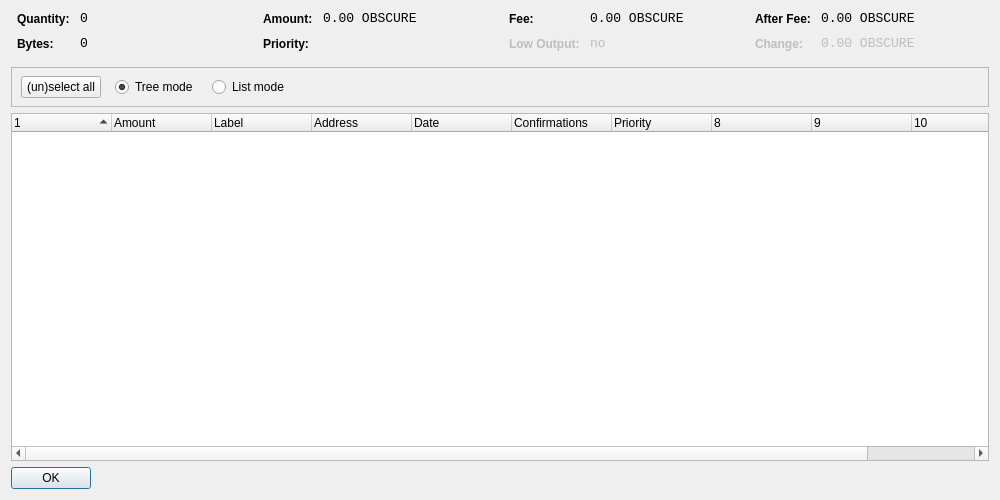
<?xml version="1.0" encoding="UTF-8"?>
<ui version="4.0">
 <class>CoinControlDialog</class>
 <widget class="QDialog" name="CoinControlDialog">
  <property name="geometry">
   <rect>
    <x>0</x>
    <y>0</y>
    <width>1000</width>
    <height>500</height>
   </rect>
  </property>
  <property name="windowTitle">
   <string>Coin Control</string>
  </property>
  <layout class="QVBoxLayout" name="verticalLayout">
   <item>
    <layout class="QHBoxLayout" name="horizontalLayoutTop" stretch="0,0,0,0">
     <property name="topMargin">
      <number>0</number>
     </property>
     <property name="bottomMargin">
      <number>10</number>
     </property>
     <item>
      <layout class="QFormLayout" name="formLayoutCoinControl1">
       <property name="horizontalSpacing">
        <number>10</number>
       </property>
       <property name="verticalSpacing">
        <number>10</number>
       </property>
       <property name="leftMargin">
        <number>6</number>
       </property>
       <property name="rightMargin">
        <number>6</number>
       </property>
       <item row="0" column="0">
        <widget class="QLabel" name="labelCoinControlQuantityText">
         <property name="styleSheet">
          <string notr="true">font-weight:bold;</string>
         </property>
         <property name="text">
          <string>Quantity:</string>
         </property>
        </widget>
       </item>
       <item row="0" column="1">
        <widget class="QLabel" name="labelCoinControlQuantity">
         <property name="font">
          <font>
           <family>Monospace</family>
           <pointsize>10</pointsize>
          </font>
         </property>
         <property name="cursor">
          <cursorShape>IBeamCursor</cursorShape>
         </property>
         <property name="contextMenuPolicy">
          <enum>Qt::ActionsContextMenu</enum>
         </property>
         <property name="text">
          <string notr="true">0</string>
         </property>
         <property name="textInteractionFlags">
          <set>Qt::LinksAccessibleByMouse|Qt::TextSelectableByKeyboard|Qt::TextSelectableByMouse</set>
         </property>
        </widget>
       </item>
       <item row="1" column="0">
        <widget class="QLabel" name="labelCoinControlBytesText">
         <property name="styleSheet">
          <string notr="true">font-weight:bold;</string>
         </property>
         <property name="text">
          <string>Bytes:</string>
         </property>
        </widget>
       </item>
       <item row="1" column="1">
        <widget class="QLabel" name="labelCoinControlBytes">
         <property name="font">
          <font>
           <family>Monospace</family>
           <pointsize>10</pointsize>
          </font>
         </property>
         <property name="cursor">
          <cursorShape>IBeamCursor</cursorShape>
         </property>
         <property name="contextMenuPolicy">
          <enum>Qt::ActionsContextMenu</enum>
         </property>
         <property name="text">
          <string notr="true">0</string>
         </property>
         <property name="textInteractionFlags">
          <set>Qt::LinksAccessibleByMouse|Qt::TextSelectableByKeyboard|Qt::TextSelectableByMouse</set>
         </property>
        </widget>
       </item>
      </layout>
     </item>
     <item>
      <layout class="QFormLayout" name="formLayoutCoinControl2">
       <property name="horizontalSpacing">
        <number>10</number>
       </property>
       <property name="verticalSpacing">
        <number>10</number>
       </property>
       <property name="leftMargin">
        <number>6</number>
       </property>
       <property name="rightMargin">
        <number>6</number>
       </property>
       <item row="0" column="0">
        <widget class="QLabel" name="labelCoinControlAmountText">
         <property name="styleSheet">
          <string notr="true">font-weight:bold;</string>
         </property>
         <property name="text">
          <string>Amount:</string>
         </property>
        </widget>
       </item>
       <item row="0" column="1">
        <widget class="QLabel" name="labelCoinControlAmount">
         <property name="font">
          <font>
           <family>Monospace</family>
           <pointsize>10</pointsize>
          </font>
         </property>
         <property name="cursor">
          <cursorShape>IBeamCursor</cursorShape>
         </property>
         <property name="contextMenuPolicy">
          <enum>Qt::ActionsContextMenu</enum>
         </property>
         <property name="text">
          <string notr="true">0.00 OBSCURE</string>
         </property>
         <property name="textInteractionFlags">
          <set>Qt::LinksAccessibleByMouse|Qt::TextSelectableByKeyboard|Qt::TextSelectableByMouse</set>
         </property>
        </widget>
       </item>
       <item row="1" column="0">
        <widget class="QLabel" name="labelCoinControlPriorityText">
         <property name="styleSheet">
          <string notr="true">font-weight:bold;</string>
         </property>
         <property name="text">
          <string>Priority:</string>
         </property>
        </widget>
       </item>
       <item row="1" column="1">
        <widget class="QLabel" name="labelCoinControlPriority">
         <property name="font">
          <font>
           <family>Monospace</family>
           <pointsize>10</pointsize>
          </font>
         </property>
         <property name="cursor">
          <cursorShape>IBeamCursor</cursorShape>
         </property>
         <property name="contextMenuPolicy">
          <enum>Qt::ActionsContextMenu</enum>
         </property>
         <property name="text">
          <string/>
         </property>
         <property name="textInteractionFlags">
          <set>Qt::LinksAccessibleByMouse|Qt::TextSelectableByKeyboard|Qt::TextSelectableByMouse</set>
         </property>
        </widget>
       </item>
      </layout>
     </item>
     <item>
      <layout class="QFormLayout" name="formLayoutCoinControl3">
       <property name="horizontalSpacing">
        <number>10</number>
       </property>
       <property name="verticalSpacing">
        <number>10</number>
       </property>
       <property name="leftMargin">
        <number>6</number>
       </property>
       <property name="rightMargin">
        <number>6</number>
       </property>
       <item row="0" column="0">
        <widget class="QLabel" name="labelCoinControlFeeText">
         <property name="styleSheet">
          <string notr="true">font-weight:bold;</string>
         </property>
         <property name="text">
          <string>Fee:</string>
         </property>
        </widget>
       </item>
       <item row="0" column="1">
        <widget class="QLabel" name="labelCoinControlFee">
         <property name="font">
          <font>
           <family>Monospace</family>
           <pointsize>10</pointsize>
          </font>
         </property>
         <property name="cursor">
          <cursorShape>IBeamCursor</cursorShape>
         </property>
         <property name="contextMenuPolicy">
          <enum>Qt::ActionsContextMenu</enum>
         </property>
         <property name="text">
          <string notr="true">0.00 OBSCURE</string>
         </property>
         <property name="textInteractionFlags">
          <set>Qt::LinksAccessibleByMouse|Qt::TextSelectableByKeyboard|Qt::TextSelectableByMouse</set>
         </property>
        </widget>
       </item>
       <item row="1" column="0">
        <widget class="QLabel" name="labelCoinControlLowOutputText">
         <property name="enabled">
          <bool>false</bool>
         </property>
         <property name="styleSheet">
          <string notr="true">font-weight:bold;</string>
         </property>
         <property name="text">
          <string>Low Output:</string>
         </property>
        </widget>
       </item>
       <item row="1" column="1">
        <widget class="QLabel" name="labelCoinControlLowOutput">
         <property name="enabled">
          <bool>false</bool>
         </property>
         <property name="font">
          <font>
           <family>Monospace</family>
           <pointsize>10</pointsize>
          </font>
         </property>
         <property name="cursor">
          <cursorShape>IBeamCursor</cursorShape>
         </property>
         <property name="contextMenuPolicy">
          <enum>Qt::ActionsContextMenu</enum>
         </property>
         <property name="text">
          <string notr="true">no</string>
         </property>
         <property name="textInteractionFlags">
          <set>Qt::LinksAccessibleByMouse|Qt::TextSelectableByKeyboard|Qt::TextSelectableByMouse</set>
         </property>
        </widget>
       </item>
      </layout>
     </item>
     <item>
      <layout class="QFormLayout" name="formLayoutCoinControl4">
       <property name="horizontalSpacing">
        <number>10</number>
       </property>
       <property name="verticalSpacing">
        <number>10</number>
       </property>
       <property name="leftMargin">
        <number>6</number>
       </property>
       <property name="rightMargin">
        <number>6</number>
       </property>
       <item row="0" column="0">
        <widget class="QLabel" name="labelCoinControlAfterFeeText">
         <property name="styleSheet">
          <string notr="true">font-weight:bold;</string>
         </property>
         <property name="text">
          <string>After Fee:</string>
         </property>
        </widget>
       </item>
       <item row="0" column="1">
        <widget class="QLabel" name="labelCoinControlAfterFee">
         <property name="font">
          <font>
           <family>Monospace</family>
           <pointsize>10</pointsize>
          </font>
         </property>
         <property name="cursor">
          <cursorShape>IBeamCursor</cursorShape>
         </property>
         <property name="contextMenuPolicy">
          <enum>Qt::ActionsContextMenu</enum>
         </property>
         <property name="text">
          <string notr="true">0.00 OBSCURE</string>
         </property>
         <property name="textInteractionFlags">
          <set>Qt::LinksAccessibleByMouse|Qt::TextSelectableByKeyboard|Qt::TextSelectableByMouse</set>
         </property>
        </widget>
       </item>
       <item row="1" column="0">
        <widget class="QLabel" name="labelCoinControlChangeText">
         <property name="enabled">
          <bool>false</bool>
         </property>
         <property name="styleSheet">
          <string notr="true">font-weight:bold;</string>
         </property>
         <property name="text">
          <string>Change:</string>
         </property>
        </widget>
       </item>
       <item row="1" column="1">
        <widget class="QLabel" name="labelCoinControlChange">
         <property name="enabled">
          <bool>false</bool>
         </property>
         <property name="font">
          <font>
           <family>Monospace</family>
           <pointsize>10</pointsize>
          </font>
         </property>
         <property name="cursor">
          <cursorShape>IBeamCursor</cursorShape>
         </property>
         <property name="contextMenuPolicy">
          <enum>Qt::ActionsContextMenu</enum>
         </property>
         <property name="text">
          <string notr="true">0.00 OBSCURE</string>
         </property>
         <property name="textInteractionFlags">
          <set>Qt::LinksAccessibleByMouse|Qt::TextSelectableByKeyboard|Qt::TextSelectableByMouse</set>
         </property>
        </widget>
       </item>
      </layout>
     </item>
    </layout>
   </item>
   <item>
    <widget class="QFrame" name="frame">
     <property name="minimumSize">
      <size>
       <width>0</width>
       <height>40</height>
      </size>
     </property>
     <property name="frameShape">
      <enum>QFrame::StyledPanel</enum>
     </property>
     <property name="frameShadow">
      <enum>QFrame::Sunken</enum>
     </property>
     <widget class="QWidget" name="horizontalLayoutWidget">
      <property name="geometry">
       <rect>
        <x>10</x>
        <y>0</y>
        <width>781</width>
        <height>41</height>
       </rect>
      </property>
      <layout class="QHBoxLayout" name="horizontalLayoutPanel" stretch="0,0,0,0,0">
       <property name="spacing">
        <number>14</number>
       </property>
       <item>
        <widget class="QPushButton" name="pushButtonSelectAll">
         <property name="sizePolicy">
          <sizepolicy hsizetype="Maximum" vsizetype="Fixed">
           <horstretch>0</horstretch>
           <verstretch>0</verstretch>
          </sizepolicy>
         </property>
         <property name="text">
          <string>(un)select all</string>
         </property>
        </widget>
       </item>
       <item>
        <widget class="QRadioButton" name="radioTreeMode">
         <property name="sizePolicy">
          <sizepolicy hsizetype="Maximum" vsizetype="Fixed">
           <horstretch>0</horstretch>
           <verstretch>0</verstretch>
          </sizepolicy>
         </property>
         <property name="text">
          <string>Tree mode</string>
         </property>
         <property name="checked">
          <bool>true</bool>
         </property>
        </widget>
       </item>
       <item>
        <widget class="QRadioButton" name="radioListMode">
         <property name="sizePolicy">
          <sizepolicy hsizetype="Maximum" vsizetype="Fixed">
           <horstretch>0</horstretch>
           <verstretch>0</verstretch>
          </sizepolicy>
         </property>
         <property name="text">
          <string>List mode</string>
         </property>
        </widget>
       </item>
       <item>
        <spacer name="horizontalSpacer">
         <property name="orientation">
          <enum>Qt::Horizontal</enum>
         </property>
         <property name="sizeHint" stdset="0">
          <size>
           <width>40</width>
           <height>20</height>
          </size>
         </property>
        </spacer>
       </item>
      </layout>
     </widget>
    </widget>
   </item>
   <item>
    <widget class="CoinControlTreeWidget" name="treeWidget">
     <property name="contextMenuPolicy">
      <enum>Qt::CustomContextMenu</enum>
     </property>
     <property name="sortingEnabled">
      <bool>false</bool>
     </property>
     <property name="columnCount">
      <number>11</number>
     </property>
     <attribute name="headerShowSortIndicator" stdset="0">
      <bool>true</bool>
     </attribute>
     <attribute name="headerStretchLastSection">
      <bool>false</bool>
     </attribute>
     <column>
      <property name="text">
       <string/>
      </property>
     </column>
     <column>
      <property name="text">
       <string>Amount</string>
      </property>
     </column>
     <column>
      <property name="text">
       <string>Label</string>
      </property>
     </column>
     <column>
      <property name="text">
       <string>Address</string>
      </property>
     </column>
     <column>
      <property name="text">
       <string>Date</string>
      </property>
     </column>
     <column>
      <property name="text">
       <string>Confirmations</string>
      </property>
      <property name="toolTip">
       <string>Confirmed</string>
      </property>
     </column>
     <column>
      <property name="text">
       <string>Priority</string>
      </property>
     </column>
     <column>
      <property name="text">
       <string/>
      </property>
     </column>
     <column>
      <property name="text">
       <string/>
      </property>
     </column>
     <column>
      <property name="text">
       <string/>
      </property>
     </column>
     <column>
      <property name="text">
       <string/>
      </property>
     </column>
    </widget>
   </item>
   <item>
    <widget class="QDialogButtonBox" name="buttonBox">
     <property name="sizePolicy">
      <sizepolicy hsizetype="Maximum" vsizetype="Fixed">
       <horstretch>0</horstretch>
       <verstretch>0</verstretch>
      </sizepolicy>
     </property>
     <property name="orientation">
      <enum>Qt::Horizontal</enum>
     </property>
     <property name="standardButtons">
      <set>QDialogButtonBox::Ok</set>
     </property>
    </widget>
   </item>
  </layout>
 </widget>
 <customwidgets>
  <customwidget>
   <class>CoinControlTreeWidget</class>
   <extends>QTreeWidget</extends>
   <header>coincontroltreewidget.h</header>
  </customwidget>
 </customwidgets>
 <resources/>
 <connections/>
</ui>
